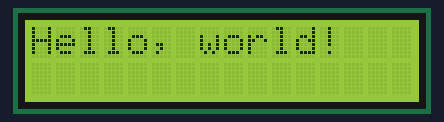
Bench run of a sketch on a simulated Arduino Uno, built with avr-gcc and run on an emulated ATmega328P. Shown: 16×2 character LCD.

Above: at 0.1 s.
At 1.1 s:
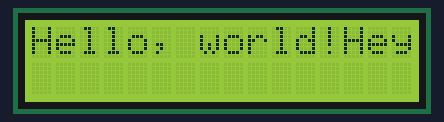
At 2.2 s:
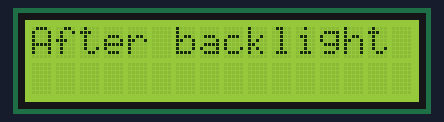
At 11.2 s:
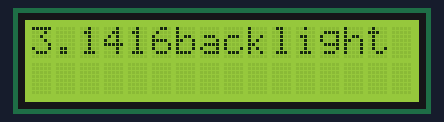
At 15.2 s:
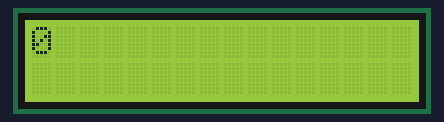
At 38.3 s:
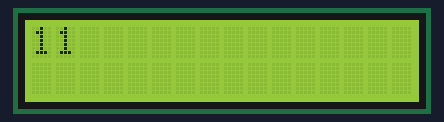

Measured:
- what the display in image 1 shows lasts 1.0 s, from 1.1 s to 2.1 s
- what the display in image 2 shows lasts 9.0 s, from 2.1 s to 11.1 s
- what the display in image 3 shows lasts 4.0 s, from 11.1 s to 15.1 s

The sketch:

HelloWorld.ino
```cpp
#include <LiquidCrystal_I2C.h>

#include <Wire.h>
  // Uses I2C controller. Mine connects the four leads as follows
  //   GND GND
  //   VCC +5v
  //   SDA A4
  //   SCL A5
//#include <LiquidCrystal_I2C.h>

LiquidCrystal_I2C lcd(0x27,16,2);  // set the LCD address to 0x35 or 0x27 (use i2c_scanner.ino to find) for a 20 chars and 4 line display

void setup()
{
  int number = 10;
  double pi = 3.14159;
  lcd.init();                      // initialize the lcd

  // Print a message to the LCD.
  lcd.backlight();
  lcd.print("Hello, world!");
  delay(1000);
  //lcd.noBacklight();
#if 1
  lcd.print("Hey!");
  lcd.print(number);
  delay(1000);
  lcd.home();
  lcd.print("Hello again");
  lcd.setCursor(0,0);
  lcd.noBacklight();
  lcd.home();
  lcd.clear();
  lcd.print("After backlight off");
//delay(9000);
  lcd.backlight();
  delay(9000);
  lcd.home();
  lcd.print(pi,4); // this shows that print takes a precision specification
delay(4000);
#endif
}

void loop()
{
  #if 1
  static int i = 0;
  lcd.clear();
  lcd.print(i);
  delay(1000);
  i++;
  if(i == 12) {
    i = 0;
  }

#endif
}
```
